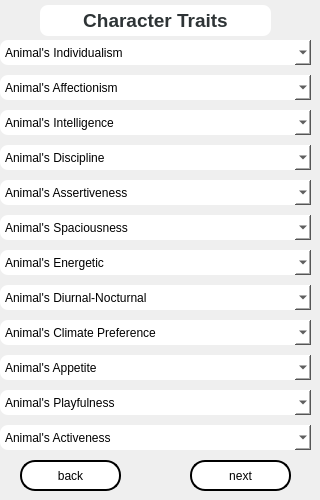
        <widget class="QWidget" name="animalAttributesPage">
         <widget class="QPushButton" name="animalBackBtn">
          <property name="geometry">
           <rect>
            <x>20</x>
            <y>460</y>
            <width>101</width>
            <height>31</height>
           </rect>
          </property>
          <property name="cursor">
           <cursorShape>PointingHandCursor</cursorShape>
          </property>
          <property name="styleSheet">
           <string notr="true">#animalBackBtn{
	background: white;
	border-radius: 15px;
	border: 2px solid black


}

#animalBackBtn:hover{
	background: #fab1a0

}</string>
          </property>
          <property name="text">
           <string>back</string>
          </property>
         </widget>
         <widget class="QComboBox" name="animalIntelligenceField">
          <property name="geometry">
           <rect>
            <x>0</x>
            <y>110</y>
            <width>311</width>
            <height>25</height>
           </rect>
          </property>
          <property name="styleSheet">
           <string notr="true">#animalIntelligenceField{

	border-radius:8px;
	background:white;
}</string>
          </property>
          <item>
           <property name="text">
            <string>Animal's Intelligence</string>
           </property>
          </item>
          <item>
           <property name="text">
            <string>1 (Barely Intelligent)</string>
           </property>
          </item>
          <item>
           <property name="text">
            <string>2 (Somewhat Intelligent)</string>
           </property>
          </item>
          <item>
           <property name="text">
            <string>3 (Moderately Intelligent)</string>
           </property>
          </item>
          <item>
           <property name="text">
            <string>4 (Intelligent)</string>
           </property>
          </item>
          <item>
           <property name="text">
            <string>5 (Very Intelligent)</string>
           </property>
          </item>
         </widget>
         <widget class="QComboBox" name="animalAffectionismField">
          <property name="geometry">
           <rect>
            <x>0</x>
            <y>75</y>
            <width>311</width>
            <height>25</height>
           </rect>
          </property>
          <property name="styleSheet">
           <string notr="true">#animalAffectionismField{

	border-radius:8px;
	background:white;
}</string>
          </property>
          <item>
           <property name="text">
            <string>Animal's Affectionism</string>
           </property>
          </item>
          <item>
           <property name="text">
            <string>1 (Barely Affectionate)</string>
           </property>
          </item>
          <item>
           <property name="text">
            <string>2 (Somewhat Affectionate)</string>
           </property>
          </item>
          <item>
           <property name="text">
            <string>3 (Moderately Affectionate)</string>
           </property>
          </item>
          <item>
           <property name="text">
            <string>4 (Affectionate)</string>
           </property>
          </item>
          <item>
           <property name="text">
            <string>5 (Very Affectionate)</string>
           </property>
          </item>
         </widget>
         <widget class="QComboBox" name="animalIndividualismField">
          <property name="geometry">
           <rect>
            <x>0</x>
            <y>40</y>
            <width>311</width>
            <height>25</height>
           </rect>
          </property>
          <property name="styleSheet">
           <string notr="true">#animalIndividualismField{

	border-radius:8px;
	background:white;
}</string>
          </property>
          <item>
           <property name="text">
            <string>Animal's Individualism</string>
           </property>
          </item>
          <item>
           <property name="text">
            <string>1 (Barely Independent)</string>
           </property>
          </item>
          <item>
           <property name="text">
            <string>2 (Somewhat Independent)</string>
           </property>
          </item>
          <item>
           <property name="text">
            <string>3 (Moderately Independent)</string>
           </property>
          </item>
          <item>
           <property name="text">
            <string>4 (Independent)</string>
           </property>
          </item>
          <item>
           <property name="text">
            <string>5 (Very Independent)</string>
           </property>
          </item>
         </widget>
         <widget class="QTextEdit" name="animalTraitsTitleLabel">
          <property name="enabled">
           <bool>false</bool>
          </property>
          <property name="geometry">
           <rect>
            <x>40</x>
            <y>5</y>
            <width>231</width>
            <height>31</height>
           </rect>
          </property>
          <property name="styleSheet">
           <string notr="true">#animalTraitsTitleLabel{

	background: white;
	border:none;
	border-radius: 8px;

}</string>
          </property>
          <property name="html">
           <string>&lt;!DOCTYPE HTML PUBLIC &quot;-//W3C//DTD HTML 4.0//EN&quot; &quot;http://www.w3.org/TR/REC-html40/strict.dtd&quot;&gt;
&lt;html&gt;&lt;head&gt;&lt;meta name=&quot;qrichtext&quot; content=&quot;1&quot; /&gt;&lt;style type=&quot;text/css&quot;&gt;
p, li { white-space: pre-wrap; }
&lt;/style&gt;&lt;/head&gt;&lt;body style=&quot; font-family:'Sans'; font-size:10pt; font-weight:400; font-style:normal;&quot;&gt;
&lt;p align=&quot;center&quot; style=&quot; margin-top:0px; margin-bottom:0px; margin-left:0px; margin-right:0px; -qt-block-indent:0; text-indent:0px;&quot;&gt;&lt;span style=&quot; font-size:14pt; font-weight:600; color:#2e3436;&quot;&gt;Character Traits&lt;/span&gt;&lt;/p&gt;&lt;/body&gt;&lt;/html&gt;</string>
          </property>
         </widget>
         <widget class="QComboBox" name="animalDisciplineField">
          <property name="geometry">
           <rect>
            <x>0</x>
            <y>145</y>
            <width>311</width>
            <height>25</height>
           </rect>
          </property>
          <property name="styleSheet">
           <string notr="true">#animalDisciplineField{

	border-radius:8px;
	background:white;
}</string>
          </property>
          <item>
           <property name="text">
            <string>Animal's Discipline</string>
           </property>
          </item>
          <item>
           <property name="text">
            <string>1 (Barely Disciplined)</string>
           </property>
          </item>
          <item>
           <property name="text">
            <string>2 (Somewhat Disciplined)</string>
           </property>
          </item>
          <item>
           <property name="text">
            <string>3 (Moderately Disciplined)</string>
           </property>
          </item>
          <item>
           <property name="text">
            <string>4 (Disciplined)</string>
           </property>
          </item>
          <item>
           <property name="text">
            <string>5 (Very Disciplined)</string>
           </property>
          </item>
         </widget>
         <widget class="QComboBox" name="animalSpaciousnessField">
          <property name="geometry">
           <rect>
            <x>0</x>
            <y>215</y>
            <width>311</width>
            <height>25</height>
           </rect>
          </property>
          <property name="styleSheet">
           <string notr="true">#animalSpaciousnessField{

	border-radius:8px;
	background:white;
}</string>
          </property>
          <item>
           <property name="text">
            <string>Animal's Spaciousness</string>
           </property>
          </item>
          <item>
           <property name="text">
            <string>1 (Barely Spacious)</string>
           </property>
          </item>
          <item>
           <property name="text">
            <string>2 (Somewhat Spacious)</string>
           </property>
          </item>
          <item>
           <property name="text">
            <string>3 (Moderately Spacious)</string>
           </property>
          </item>
          <item>
           <property name="text">
            <string>4 (Spacious)</string>
           </property>
          </item>
          <item>
           <property name="text">
            <string>5 (Very Spacious)</string>
           </property>
          </item>
         </widget>
         <widget class="QComboBox" name="animalHabitatField">
          <property name="geometry">
           <rect>
            <x>0</x>
            <y>320</y>
            <width>311</width>
            <height>25</height>
           </rect>
          </property>
          <property name="styleSheet">
           <string notr="true">#animalHabitatField{

	border-radius:8px;
	background:white;
}</string>
          </property>
          <item>
           <property name="text">
            <string>Animal's Climate Preference</string>
           </property>
          </item>
          <item>
           <property name="text">
            <string>1 (Cold)</string>
           </property>
          </item>
          <item>
           <property name="text">
            <string>2 (Cool)</string>
           </property>
          </item>
          <item>
           <property name="text">
            <string>3 (Mild)</string>
           </property>
          </item>
          <item>
           <property name="text">
            <string>4 (Warm)</string>
           </property>
          </item>
          <item>
           <property name="text">
            <string>5 (Hot))</string>
           </property>
          </item>
         </widget>
         <widget class="QComboBox" name="animalEnergeticField">
          <property name="geometry">
           <rect>
            <x>0</x>
            <y>250</y>
            <width>311</width>
            <height>25</height>
           </rect>
          </property>
          <property name="styleSheet">
           <string notr="true">#animalEnergeticField{

	border-radius:8px;
	background:white;
}</string>
          </property>
          <item>
           <property name="text">
            <string>Animal's Energetic</string>
           </property>
          </item>
          <item>
           <property name="text">
            <string>1 (Barely Energetic)</string>
           </property>
          </item>
          <item>
           <property name="text">
            <string>2 (Somewhat Energetic)</string>
           </property>
          </item>
          <item>
           <property name="text">
            <string>3 (Moderately Energetic)</string>
           </property>
          </item>
          <item>
           <property name="text">
            <string>4 (Energetic)</string>
           </property>
          </item>
          <item>
           <property name="text">
            <string>5 (Very Energetic)</string>
           </property>
          </item>
         </widget>
         <widget class="QComboBox" name="animalAppetiteField">
          <property name="geometry">
           <rect>
            <x>0</x>
            <y>355</y>
            <width>311</width>
            <height>25</height>
           </rect>
          </property>
          <property name="styleSheet">
           <string notr="true">#animalAppetiteField{

	border-radius:8px;
	background:white;
}</string>
          </property>
          <item>
           <property name="text">
            <string>Animal's Appetite</string>
           </property>
          </item>
          <item>
           <property name="text">
            <string>1 (Small Appetite)</string>
           </property>
          </item>
          <item>
           <property name="text">
            <string>2 (Moderate Appetite)</string>
           </property>
          </item>
          <item>
           <property name="text">
            <string>3 (Normal Appetite)</string>
           </property>
          </item>
          <item>
           <property name="text">
            <string>4 (Big Appetite)</string>
           </property>
          </item>
          <item>
           <property name="text">
            <string>5 (Huge Appetite)</string>
           </property>
          </item>
         </widget>
         <widget class="QComboBox" name="animalAssertivenessField">
          <property name="geometry">
           <rect>
            <x>0</x>
            <y>180</y>
            <width>311</width>
            <height>25</height>
           </rect>
          </property>
          <property name="styleSheet">
           <string notr="true">#animalAssertivenessField{

	border-radius:8px;
	background:white;
}</string>
          </property>
          <item>
           <property name="text">
            <string>Animal's Assertiveness</string>
           </property>
          </item>
          <item>
           <property name="text">
            <string>1 (Barely Assertive)</string>
           </property>
          </item>
          <item>
           <property name="text">
            <string>2 (Somewhat Assertive)</string>
           </property>
          </item>
          <item>
           <property name="text">
            <string>3 (Moderately Assertive)</string>
           </property>
          </item>
          <item>
           <property name="text">
            <string>4 (Assertive)</string>
           </property>
          </item>
          <item>
           <property name="text">
            <string>5 (Very Assertive)</string>
           </property>
          </item>
         </widget>
         <widget class="QComboBox" name="animalActivenessField">
          <property name="geometry">
           <rect>
            <x>0</x>
            <y>425</y>
            <width>311</width>
            <height>25</height>
           </rect>
          </property>
          <property name="styleSheet">
           <string notr="true">#animalActivenessField{

	border-radius:8px;
	background:white;
}</string>
          </property>
          <item>
           <property name="text">
            <string>Animal's Activeness</string>
           </property>
          </item>
          <item>
           <property name="text">
            <string>1 (Barely Active)</string>
           </property>
          </item>
          <item>
           <property name="text">
            <string>2 (Somewhat Active)</string>
           </property>
          </item>
          <item>
           <property name="text">
            <string>3 (Moderately Active)</string>
           </property>
          </item>
          <item>
           <property name="text">
            <string>4 (Active)</string>
           </property>
          </item>
          <item>
           <property name="text">
            <string>5 (Very Active)</string>
           </property>
          </item>
         </widget>
         <widget class="QComboBox" name="animalPlayfulnessField">
          <property name="geometry">
           <rect>
            <x>0</x>
            <y>390</y>
            <width>311</width>
            <height>25</height>
           </rect>
          </property>
          <property name="styleSheet">
           <string notr="true">#animalPlayfulnessField{

	border-radius:8px;
	background:white;
}</string>
          </property>
          <item>
           <property name="text">
            <string>Animal's Playfulness</string>
           </property>
          </item>
          <item>
           <property name="text">
            <string>1 (Barely Playful)</string>
           </property>
          </item>
          <item>
           <property name="text">
            <string>2 (Somewhat Playful)</string>
           </property>
          </item>
          <item>
           <property name="text">
            <string>3 (Moderately Playful)</string>
           </property>
          </item>
          <item>
           <property name="text">
            <string>4 (Playful)</string>
           </property>
          </item>
          <item>
           <property name="text">
            <string>5 (Very Playful)</string>
           </property>
          </item>
         </widget>
         <widget class="QComboBox" name="animalDiurnalField">
          <property name="geometry">
           <rect>
            <x>0</x>
            <y>285</y>
            <width>311</width>
            <height>25</height>
           </rect>
          </property>
          <property name="styleSheet">
           <string notr="true">#animalDiurnalField{

	border-radius:8px;
	background:white;
}</string>
          </property>
          <item>
           <property name="text">
            <string>Animal's Diurnal-Nocturnal</string>
           </property>
          </item>
          <item>
           <property name="text">
            <string>1 (Barely Nocturnal)</string>
           </property>
          </item>
          <item>
           <property name="text">
            <string>2 (Somewhat Nocturnal)</string>
           </property>
          </item>
          <item>
           <property name="text">
            <string>3 (Moderately Nocturnal)</string>
           </property>
          </item>
          <item>
           <property name="text">
            <string>4 (Nocturnal)</string>
           </property>
          </item>
          <item>
           <property name="text">
            <string>5 (Very Nocturnal)</string>
           </property>
          </item>
         </widget>
         <widget class="QPushButton" name="animalNextPhysBtn">
          <property name="geometry">
           <rect>
            <x>190</x>
            <y>460</y>
            <width>101</width>
            <height>31</height>
           </rect>
          </property>
          <property name="cursor">
           <cursorShape>PointingHandCursor</cursorShape>
          </property>
          <property name="styleSheet">
           <string notr="true">#animalNextPhysBtn{
	background: white;
	border-radius: 15px;
	border: 2px solid black


}

#animalNextPhysBtn:hover{
	background: #fab1a0

}</string>
          </property>
          <property name="text">
           <string>next</string>
          </property>
         </widget>
        </widget>
